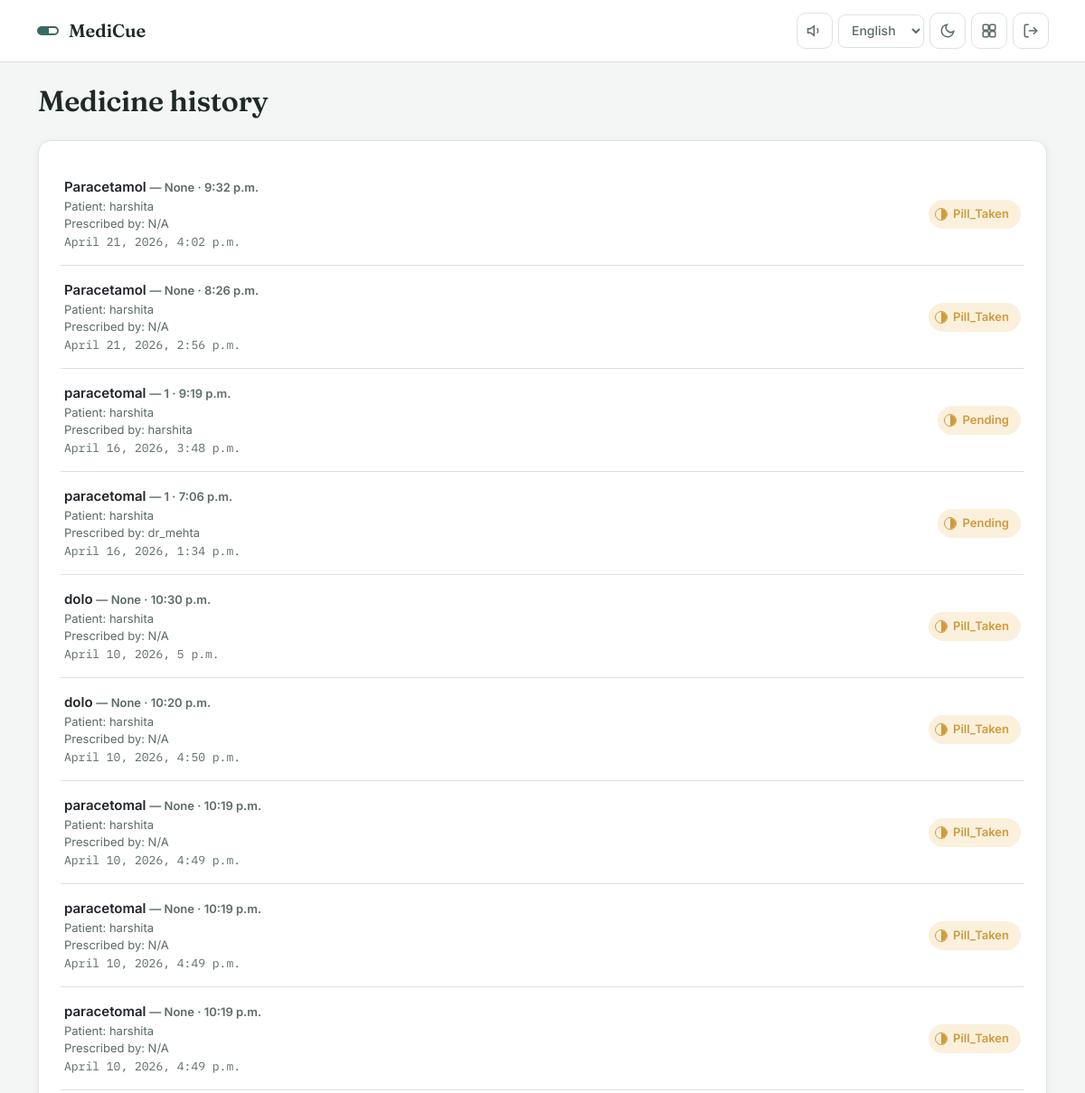
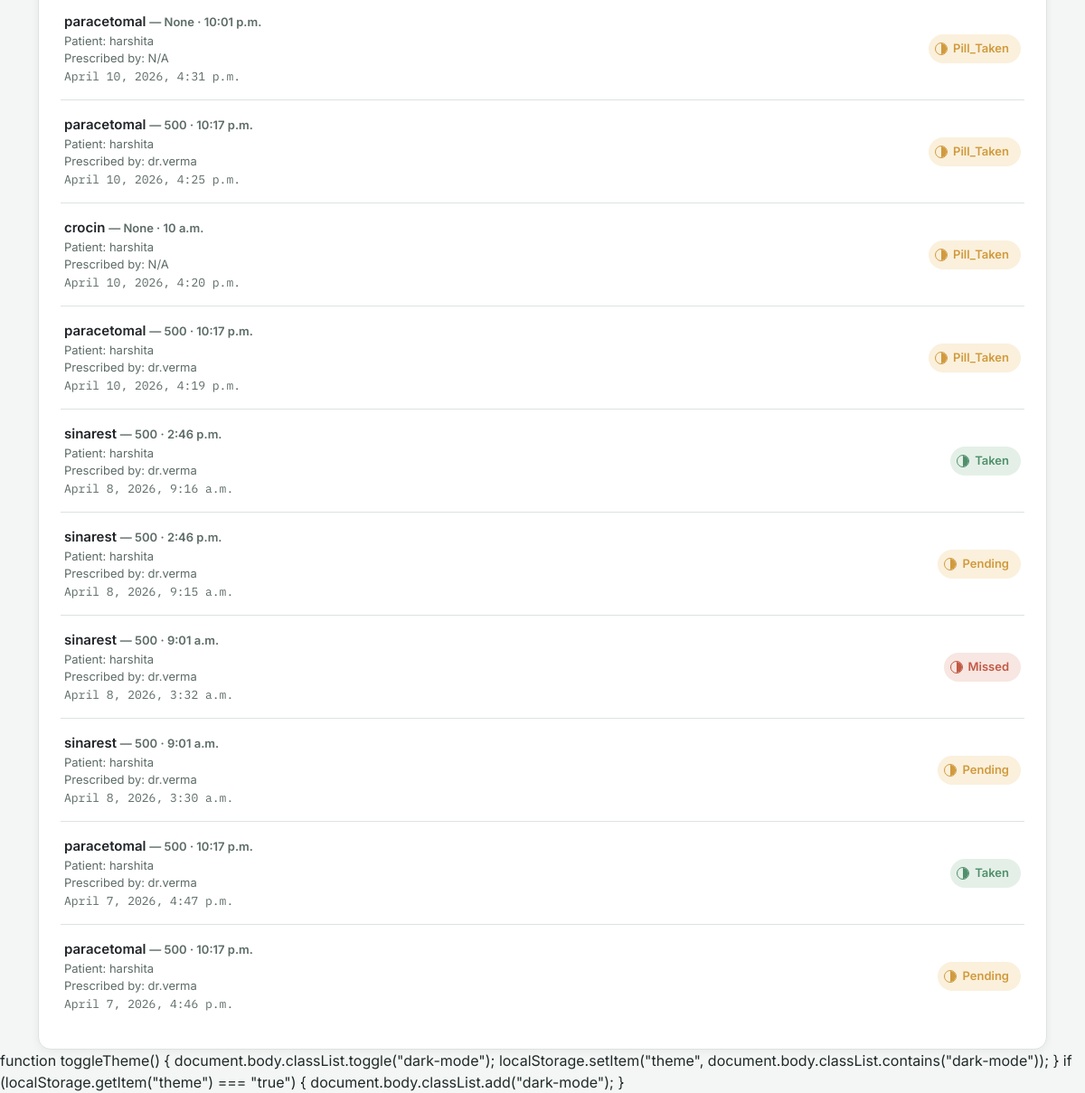
Page /history/ (signed in) on the committed database (2 pictures, top to bottom).
### main/models.py (models this page shows, shortened)
class MedicineHistory(models.Model):
    medicine  = models.ForeignKey(Medicine, on_delete=models.CASCADE, related_name='history')
    action    = models.CharField(max_length=20)
    timestamp = models.DateTimeField(auto_now_add=True)

class Medicine(models.Model):
    STATUS_CHOICES = (
        ('pending', 'Pending'),
        ('taken', 'Taken'),
        ('missed', 'Missed'),
    )
    patient = models.ForeignKey(User, on_delete=models.CASCADE, related_name='medicines')
    name    = models.CharField(max_length=100)
    dosage  = models.CharField(max_length=50, blank=True, null=True)
    time    = models.TimeField()
    date    = models.DateField(auto_now_add=True)
    prescribed_by = models.ForeignKey(
        User,
        on_delete=models.SET_NULL,
        null=True,
        blank=True,
        related_name='prescriptions'
    )
    status = models.CharField(max_length=20, choices=STATUS_CHOICES, default='pending')
    notes  = models.TextField(blank=True, null=True)

### main/views.py (the view)
# urls.py: path('history/', views.medicine_history, name='medicine_history'),
@login_required
def medicine_history(request, patient_id=None):
    profile = get_user_role(request.user)
    role    = profile.role
    if role == 'doctor':
        medicines = Medicine.objects.filter(prescribed_by=request.user)
        if patient_id:
            medicines = medicines.filter(patient__id=patient_id)
    elif role == 'patient':
        medicines = Medicine.objects.filter(patient=request.user)
    elif role == 'caregiver':
        medicines = Medicine.objects.filter(patient__profile__caregiver=request.user)
    else:
        return redirect('home')
    history = MedicineHistory.objects.filter(medicine__in=medicines).order_by('-timestamp')
    return render(request, 'main/medicine_history.html', {'history': history, 'role': role})

### main/views.py (called while the page is built)
def get_user_role(user):
    profile, created = Profile.objects.get_or_create(user=user)
    return profile

### templates/main/medicine_history.html
{% extends 'main/base.html' %}
{% block content %}
<h2 class="page-title">Medicine history</h2>
<div class="card p-4">
    {% if history %}
        {% for h in history %}
        <div class="med-row">
            <div>
                <div class="med-name">{{ h.medicine.name }} <span class="med-meta">— {{ h.medicine.dosage }} · {{ h.medicine.time }}</span></div>
                <div class="med-meta">Patient: {{ h.medicine.patient.username }}</div>
                <div class="med-meta">
                    Prescribed by: {% if h.medicine.prescribed_by %}{{ h.medicine.prescribed_by.username }}{% else %}N/A{% endif %}
                </div>
                <div class="med-time">{{ h.timestamp }}</div>
            </div>
            {% if h.action == 'taken' %}
                <span class="capsule capsule--taken"><span class="capsule-dot"></span> Taken</span>
            {% elif h.action == 'missed' %}
                <span class="capsule capsule--missed"><span class="capsule-dot"></span> Missed</span>
            {% else %}
                <span class="capsule capsule--pending"><span class="capsule-dot"></span> {{ h.action|title }}</span>
            {% endif %}
        </div>
        {% endfor %}
    {% else %}
        <p class="empty-state">No history available.</p>
    {% endif %}
</div>
{% endblock %}

### templates/main/base.html (style rules this page uses)
:root { --bg: #F4F6F5; --surface: #FFFFFF; --ink: #1F2A28; --ink-muted: #5C6B67; --line: #DCE3E0; --primary: #3A6B63; --primary-dark: #274A44; --primary-soft: #E4ECE9; --accent-amber: #E08E45; --accent-amber-soft: #FBEBDB; --accent-blue: #4C7EA8; --accent-blue-soft: #E3ECF3; --accent-plum: #8B5A8C; --accent-plum-soft: #F0E4EF; --taken: #4F8F6B; --taken-soft: #E4F0E7; --missed: #C15A45; --missed-soft: #F7E6E1; --pending: #D19A3D; --pending-soft: #FAF0DC; --radius: 14px; --radius-sm: 10px; --shadow: 0 2px 10px rgba(31,42,40,0.06); }
* { transition: background-color .15s ease, border-color .15s ease; }
body { background: var(--bg); color: var(--ink); font-family: 'Inter', sans-serif; font-size: 16px; line-height: 1.5; }
h1, h2, h3, h4, h5, h6 { font-family: 'Fraunces', serif; font-weight: 600; color: var(--ink); letter-spacing: -0.01em; }
.card { background: var(--surface); border: 1px solid var(--line); border-radius: var(--radius); box-shadow: var(--shadow); }
.capsule { display: inline-flex; align-items: center; gap: 6px; padding: 5px 12px 5px 6px; border-radius: 999px; font-size: 13px; font-weight: 600; border: 1px solid transparent; }
.capsule--taken { background: var(--taken-soft); color: var(--taken); }
.capsule--missed { background: var(--missed-soft); color: var(--missed); }
.capsule--pending { background: var(--pending-soft); color: var(--pending); }
.capsule-dot { width: 14px; height: 14px; border-radius: 999px; flex-shrink: 0; position: relative; overflow: hidden; border: 1.5px solid currentColor; }
.capsule-dot::after { content: ""; position: absolute; inset: 0; left: 50%; background: currentColor; }
body { top: 0px !important; }
.page-title { margin-bottom: 24px; }
.med-row { display: flex; justify-content: space-between; align-items: center; padding: 16px 4px; border-bottom: 1px solid var(--line); }
.med-row:last-child { border-bottom: none; }
.med-name { font-weight: 600; font-size: 15px; }
.med-meta { font-size: 13px; color: var(--ink-muted); }
.med-time { font-family: 'IBM Plex Mono', monospace; font-size: 13px; color: var(--ink-muted); }
.card { transition: box-shadow .18s ease, transform .18s ease; }
.capsule { transition: transform .12s ease; }

### rows in the picture
MedicineHistory: medicine.name "Paracetamol", medicine.dosage "None", medicine.time "9:32 p.m.", medicine.patient.username "harshita", shows "N/A", timestamp "April 21, 2026, 4:02 p.m.", action "Pill_Taken"
MedicineHistory: medicine.name "Paracetamol", medicine.dosage "None", medicine.time "8:26 p.m.", medicine.patient.username "harshita", shows "N/A", timestamp "April 21, 2026, 2:56 p.m.", action "Pill_Taken"
MedicineHistory: medicine.name "paracetomal", medicine.dosage "1", medicine.time "9:19 p.m.", medicine.patient.username "harshita", medicine.prescribed_by.username "harshita", timestamp "April 16, 2026, 3:48 p.m.", action "Pending"
MedicineHistory: medicine.name "paracetomal", medicine.dosage "1", medicine.time "7:06 p.m.", medicine.patient.username "harshita", medicine.prescribed_by.username "dr_mehta", timestamp "April 16, 2026, 1:34 p.m.", action "Pending"
MedicineHistory: medicine.name "dolo", medicine.dosage "None", medicine.time "10:30 p.m.", medicine.patient.username "harshita", shows "N/A", timestamp "April 10, 2026, 5 p.m.", action "Pill_Taken"
MedicineHistory: medicine.name "dolo", medicine.dosage "None", medicine.time "10:20 p.m.", medicine.patient.username "harshita", shows "N/A", timestamp "April 10, 2026, 4:50 p.m.", action "Pill_Taken"
MedicineHistory: medicine.name "paracetomal", medicine.dosage "None", medicine.time "10:19 p.m.", medicine.patient.username "harshita", shows "N/A", timestamp "April 10, 2026, 4:49 p.m.", action "Pill_Taken"
MedicineHistory: medicine.name "paracetomal", medicine.dosage "None", medicine.time "10:19 p.m.", medicine.patient.username "harshita", shows "N/A", timestamp "April 10, 2026, 4:49 p.m.", action "Pill_Taken"
MedicineHistory: medicine.name "paracetomal", medicine.dosage "None", medicine.time "10:19 p.m.", medicine.patient.username "harshita", shows "N/A", timestamp "April 10, 2026, 4:49 p.m.", action "Pill_Taken"
MedicineHistory: medicine.name "paracetomal", medicine.dosage "None", medicine.time "10:01 p.m.", medicine.patient.username "harshita", shows "N/A", timestamp "April 10, 2026, 4:31 p.m.", action "Pill_Taken"
MedicineHistory: medicine.name "paracetomal", medicine.dosage "500", medicine.time "10:17 p.m.", medicine.patient.username "harshita", medicine.prescribed_by.username "dr.verma", timestamp "April 10, 2026, 4:25 p.m.", action "Pill_Taken"
MedicineHistory: medicine.name "crocin", medicine.dosage "None", medicine.time "10 a.m.", medicine.patient.username "harshita", shows "N/A", timestamp "April 10, 2026, 4:20 p.m.", action "Pill_Taken"
MedicineHistory: medicine.name "paracetomal", medicine.dosage "500", medicine.time "10:17 p.m.", medicine.patient.username "harshita", medicine.prescribed_by.username "dr.verma", timestamp "April 10, 2026, 4:19 p.m.", action "Pill_Taken"
MedicineHistory: medicine.name "sinarest", medicine.dosage "500", medicine.time "2:46 p.m.", medicine.patient.username "harshita", medicine.prescribed_by.username "dr.verma", timestamp "April 8, 2026, 9:16 a.m.", action "taken" (drawn)
MedicineHistory: medicine.name "sinarest", medicine.dosage "500", medicine.time "2:46 p.m.", medicine.patient.username "harshita", medicine.prescribed_by.username "dr.verma", timestamp "April 8, 2026, 9:15 a.m.", action "Pending"
MedicineHistory: medicine.name "sinarest", medicine.dosage "500", medicine.time "9:01 a.m.", medicine.patient.username "harshita", medicine.prescribed_by.username "dr.verma", timestamp "April 8, 2026, 3:32 a.m.", action "missed" (drawn)
MedicineHistory: medicine.name "sinarest", medicine.dosage "500", medicine.time "9:01 a.m.", medicine.patient.username "harshita", medicine.prescribed_by.username "dr.verma", timestamp "April 8, 2026, 3:30 a.m.", action "Pending"
MedicineHistory: medicine.name "paracetomal", medicine.dosage "500", medicine.time "10:17 p.m.", medicine.patient.username "harshita", medicine.prescribed_by.username "dr.verma", timestamp "April 7, 2026, 4:47 p.m.", action "taken" (drawn)
MedicineHistory: medicine.name "paracetomal", medicine.dosage "500", medicine.time "10:17 p.m.", medicine.patient.username "harshita", medicine.prescribed_by.username "dr.verma", timestamp "April 7, 2026, 4:46 p.m.", action "Pending"
